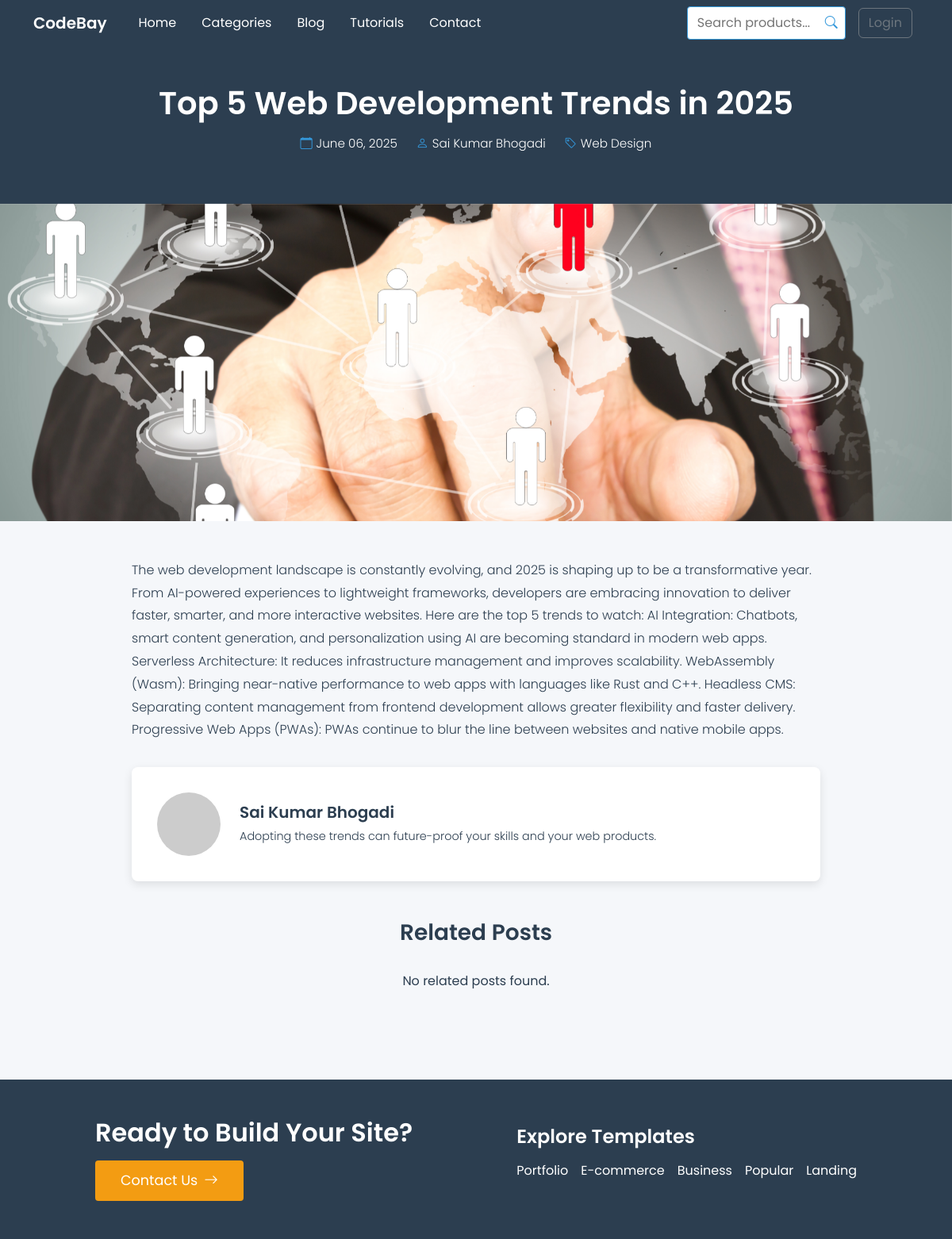
The page /blog/top-5-web-development-trends-in-2025/ on the database its author committed.
### admin_panel/models.py (models this page shows, shortened)
class BlogPost(models.Model):
    STATUS_CHOICES = (
        ('active', 'Active'),
        ('inactive', 'Inactive'),
    )
    CATEGORY_CHOICES = (
        ('technology', 'Technology'),
        ('web-design', 'Web Design'),
        ('development', 'Development'),
        ('tutorials', 'Tutorials'),
    )
    title = models.CharField(max_length=255)
    slug = models.SlugField(max_length=255, unique=True, blank=True)
    content = models.TextField()
    author = models.ForeignKey(User, on_delete=models.CASCADE, related_name='blog_posts')
    category = models.CharField(max_length=50, choices=CATEGORY_CHOICES)
    status = models.CharField(max_length=20, choices=STATUS_CHOICES, default='inactive')
    featured_image = models.ImageField(upload_to='uploads/blog_images/', blank=True, null=True)
    created_at = models.DateTimeField(default=timezone.now)
    updated_at = models.DateTimeField(auto_now=True)
    class Meta:
        ordering = ['-created_at']

### codebay_app/models.py (models this page shows, shortened)
class User(AbstractBaseUser, PermissionsMixin):
    email = models.EmailField(unique=True)
    full_name = models.CharField(max_length=255)
    is_active = models.BooleanField(default=True)
    is_staff = models.BooleanField(default=False)
    bio = models.TextField(blank=True, default="")
    date_joined = models.DateTimeField(default=timezone.now)
    objects = UserManager()
    USERNAME_FIELD = 'email'
    REQUIRED_FIELDS = ['full_name']

### codebay_app/views.py (the view)
# urls.py: path('blog/<slug:blog_slug>/', views.blog_detail, name='blog_detail'),
def blog_detail(request, blog_slug):
    blog_post = get_object_or_404(BlogPost, slug=blog_slug, status='active')
    related_posts = BlogPost.objects.filter(
        category=blog_post.category,
        status='active'
    ).exclude(id=blog_post.id)[:3]
    return render(request, 'codebay_app/blog_detail.html', {
        'blog_post': blog_post,
        'related_posts': related_posts,
    })

### codebay_app/templates/codebay_app/blog_detail.html (shortened to what this page needs)
{% extends 'codebay_app/base.html' %}
{% block content %}
<section class="blog-detail-header">
  <div class="blog-detail-container">
    <h1 class="blog-detail-title">{{ blog_post.title }}</h1>
    <div class="blog-detail-meta">
      <span><i class="bi bi-calendar"></i>{{ blog_post.created_at|date:"F d, Y" }}</span>
      <span><i class="bi bi-person"></i>{{ blog_post.author.full_name|default:blog_post.author.email }}</span>
      <span><i class="bi bi-tag"></i>{{ blog_post.get_category_display }}</span>
    </div>
  </div>
</section>
{% if blog_post.featured_image %}
  <img src="{{ blog_post.featured_image.url }}" alt="{{ blog_post.title }}" class="blog-detail-image">
{% else %}
  <img src="https://via.placeholder.com/900x400?text=No+Image" alt="{{ blog_post.title }}" class="blog-detail-image">
{% endif %}
<section class="blog-detail-section">
  <div class="blog-detail-container">
    <div class="blog-content">
      {{ blog_post.content|safe }}
    </div>
    <div class="author-bio">
      <img
  src="{% if user.profile.profile_picture %}{{ user.profile.profile_picture.url }}{% else %}https://via.placeholder.com/80x80?text=Avatar{% endif %}"
  alt="Author Avatar"
  class="author-avatar">
      <div class="author-info">
        <h4>{{ blog_post.author.full_name|default:blog_post.author.email }}</h4>
        <p>
          {{ blog_post.author.bio|default:"This author has not provided a bio yet." }}
        </p>
      </div>
    </div>
    <div class="related-posts">
      <h3>Related Posts</h3>
      <div class="related-posts-grid">
        {% for related in related_posts %}
          <article class="related-post">
            {% if related.featured_image %}
              <img src="{{ related.featured_image.url }}" alt="{{ related.title }}" class="related-post-image">
            {% else %}
              <img src="https://via.placeholder.com/500x150?text=No+Image" alt="{{ related.title }}" class="related-post-image">
            {% endif %}
            <div class="related-post-content">
              <h4 class="related-post-title"><a href="{{ related.get_absolute_url }}">{{ related.title }}</a></h4>
              <p class="related-post-excerpt">
                {{ related.content|truncatewords:20 }}
              </p>
            </div>
          </article>
        {% empty %}
          <p style="text-align: center; grid-column: 1 / -1;">No related posts found.</p>
        {% endfor %}
      </div>
    </div>
  </div>
</section>
{% endblock %}

### codebay_app/static/css/main.css (style rules this page uses)
body { font-family: 'Poppins', sans-serif; background-color: #FFFFFF; color: #333333; }

### codebay_app/templates/codebay_app/blog_detail.html (style rules this page uses)
body { font-family: 'Poppins', sans-serif; background-color: #F5F7FA; color: #2C3E50; margin: 0; padding: 0; }
.blog-detail-header { background-color: #2C3E50; padding: 3rem 0; text-align: center; color: #FFFFFF; animation: fadeIn 1s ease-in; }
.blog-detail-title { font-weight: 600; font-size: 2.5rem; margin-bottom: 1rem; }
.blog-detail-meta { display: flex; justify-content: center; gap: 1.5rem; font-size: 0.95rem; font-weight: 300; margin-bottom: 1rem; }
.blog-detail-meta span { display: flex; align-items: center; }
.blog-detail-meta i { margin-right: 0.3rem; color: #3498DB; }
.blog-detail-image { width: 100%; max-height: 400px; object-fit: cover; animation: fadeIn 1s ease-in 0.2s; animation-fill-mode: both; }
.blog-detail-section { padding: 3rem 0; }
.blog-detail-container { max-width: 900px; margin: 0 auto; padding: 0 1rem; }
.blog-content { font-size: 1rem; line-height: 1.8; font-weight: 300; color: #2C3E50; animation: fadeIn 1s ease-in 0.3s; animation-fill-mode: both; }
.author-bio { background-color: #FFFFFF; padding: 2rem; border-radius: 8px; box-shadow: 0 4px 12px rgba(0, 0, 0, 0.1); margin: 2rem 0; display: flex; align-items: center; gap: 1.5rem; animation: fadeIn 1s ease-in 0.4s; animation-fill-mode: both; }
.author-avatar { width: 80px; height: 80px; border-radius: 50%; object-fit: cover; }
.author-info h4 { font-weight: 600; font-size: 1.25rem; color: #2C3E50; margin-bottom: 0.5rem; }
.author-info p { font-size: 0.9rem; font-weight: 300; color: #2C3E50; margin: 0; }
.related-posts { margin: 3rem 0; }
.related-posts h3 { font-weight: 600; font-size: 1.75rem; color: #2C3E50; text-align: center; margin-bottom: 2rem; animation: fadeIn 1s ease-in 0.5s; animation-fill-mode: both; }
.related-posts-grid { display: grid; grid-template-columns: repeat(auto-fit, minmax(300px, 1fr)); gap: 2rem; animation: fadeIn 1s ease-in 0.6s; animation-fill-mode: both; }

### rows shown on the page
BlogPost: title "Top 5 Web Development Trends in 2025", created_at "June 06, 2025", author.full_name "Sai Kumar Bhogadi", category "Web Design", featured_image (picture), content "The web development landscape is constantly evolving, and 2025 is shaping up to be a transformative year. From AI-powered experiences to lightweight frameworks, developers are embracing innovation to deliver faster, smarter, and more interactive websites. Here are the top 5 trends to watch: AI Integration: Chatbots, smart content generation, and personalization using AI are becoming standard in modern web apps. Serverless Architecture: It reduces infrastructure management and improves scalability. WebAssembly (Wasm): Bringing near-native performance to web apps with languages like Rust and C++. Headless CMS: Separating content management from frontend development allows greater flexibility…", author.bio "Adopting these trends can future-proof your skills and your web products."
